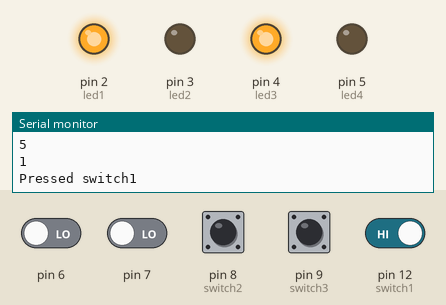
Bench run of a sketch on a simulated Arduino Uno, built with avr-gcc and run on an emulated ATmega328P. Shown: output pins drawn as LEDs (lit = HIGH), the last lines printed to the serial monitor. Inputs (shaded band) come from the test bench; at power-on: pin 8 (switch2), pin 9 (switch3), pin 12 (switch1) HIGH, pin 6, pin 7 LOW. Random numbers use the default seed unless the sketch sets one.

Above: at 3.3 s.
3.4 s: pin 6 driven HIGH and pin 12 (switch1) driven LOW
At 7.5 s:
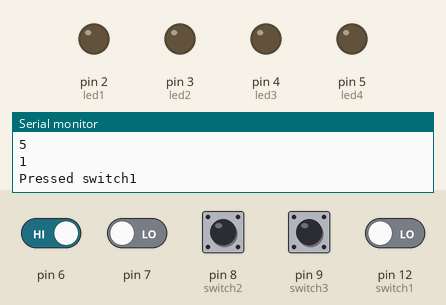
11.5 s: pin 12 (switch1) driven HIGH
At 13.8 s:
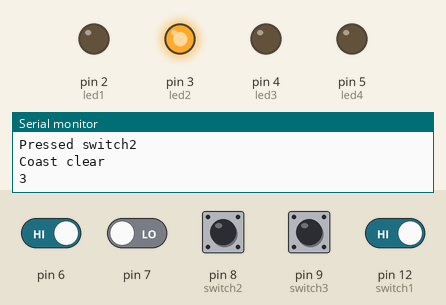
36.1 s: pin 12 (switch1) driven LOW
At 37.4 s:
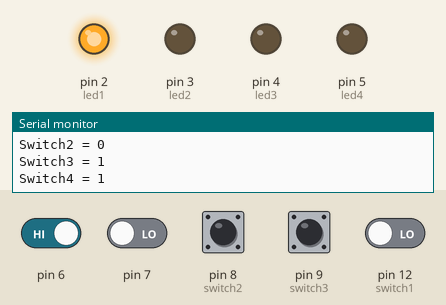
Timing chart, 0 to 51.1 s (numbered marks = the images above; inputs shaded):
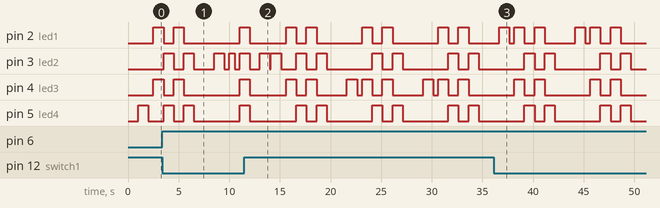

Measured:
- by itself, pin 2 (led1), pin 5 (led4): repeats every 7.5 s: HIGH 1.0 s, LOW 1.0 s, HIGH 1.0 s, LOW 4.5 s
- by itself, pin 4 (led3): repeats every 7.5 s: HIGH 1.0 s, LOW 1.0 s, HIGH 1.0 s, LOW 3.0 s, HIGH 1.0 s, LOW 0.50 s

The sketch:

SimonSays.ino
```cpp
int arrayBoard[10] = {0, 0, 0, 0, 0, 0, 0, 0, 0, 0};
int arrayPlayer[10] = {0, 0, 0, 0, 0, 0, 0, 0, 0, 0};
int counter = 0;
int playerCounter = 0;

int led1 = 2;
int led2 = 3;
int led3 = 4;
int led4 = 5;

int switch1 = 12;
int switch2 = 8;
int switch3 = 9;
int switch4 = 11;

int idleValue = 0;

void clearArray(int* array) {
  for(int i=0; i<10; i++) {
    array[i] = 0;
  }
}

boolean anyKeyPressed() {
 for(int i=1; i<5; ++i) {
   Serial.print("Switch");
   Serial.print(i);
   Serial.print(" = ");
   Serial.println(digitalRead(i+5));
 }
 return digitalRead(switch1) || digitalRead(switch2) || digitalRead(switch3) || digitalRead(switch4);
}

int keyPressed() {
  if(digitalRead(switch1)) {
   return led1;
  } else if(digitalRead(switch2)) {
   return led2;
  } else if(digitalRead(switch3)) {
   return led3;
  } else if(digitalRead(switch4)) {
   return led4;
  }
}

void pressPlay() {
  Serial.println("Not yet playing");
  if(!anyKeyPressed()) {
      int led = (idleValue++ % 4) + 2;
      digitalWrite(led, !digitalRead(led));
      delay(500);
      Serial.println("Still not playing");
    } else {
      clearLeds();
      delay(1000);
      generatePlay();
  }
}

void validPlay() {
  digitalWrite(arrayBoard[playerCounter], HIGH);
  delay(500);
  digitalWrite(arrayBoard[playerCounter++], LOW);
  delay(500);
}

void generatePlay() {
  arrayBoard[counter] = random(2, 6);
  digitalWrite(arrayBoard[counter], HIGH);
  delay(1000);
  digitalWrite(arrayBoard[counter++], LOW);
  Serial.println("Now playing");
  Serial.println(arrayBoard[counter-1]);
  playerCounter = 0;
}

void getNextPlay() {
  for(int i=0; i<counter; ++i) {
    Serial.println(arrayBoard[i]);
    digitalWrite(arrayBoard[i], HIGH);
    delay(1000);
    digitalWrite(arrayBoard[i], LOW);
    delay(100);
  }
  generatePlay();
}

void blinkWrong() {
  digitalWrite(led1, HIGH);
  digitalWrite(led2, LOW);
  digitalWrite(led3, HIGH);
  digitalWrite(led4, LOW);
  delay(1000);
  digitalWrite(led1, LOW);
  digitalWrite(led2, HIGH);
  digitalWrite(led3, LOW);
  digitalWrite(led4, HIGH);
  delay(1000);
}

void blinkRight() {
  digitalWrite(led1, HIGH);
  digitalWrite(led2, HIGH);
  digitalWrite(led3, HIGH);
  digitalWrite(led4, HIGH);
  delay(1000);
  digitalWrite(led1, LOW);
  digitalWrite(led2, LOW);
  digitalWrite(led3, LOW);
  digitalWrite(led4, LOW);
  delay(1000);
}

void clearLeds () {
  digitalWrite(led1, LOW);
  digitalWrite(led2, LOW);
  digitalWrite(led3, LOW);
  digitalWrite(led4, LOW);
}

void reset() {
  clearArray(arrayBoard);
  clearArray(arrayPlayer);
  counter = 0;
  playerCounter = 0;
  clearLeds();
}

void endGame(boolean victory) {
  if(victory) {
    blinkRight();
    blinkRight();
  } else {
    blinkWrong();
    blinkWrong();
  }
  reset();
  delay(1000);
}

void playOrGameWon() {
  if(playerCounter == counter) {
    blinkRight();
    if(counter == 10) {
      endGame(true);
    }
    getNextPlay();
  }
}

void setup() {
  Serial.begin(9600);

  pinMode(led1, OUTPUT);
  pinMode(led2, OUTPUT);
  pinMode(led3, OUTPUT);
  pinMode(led4, OUTPUT);

  digitalWrite(led1, LOW);
  digitalWrite(led2, LOW);
  digitalWrite(led3, LOW);
  digitalWrite(led4, LOW);

  pinMode(switch1, INPUT_PULLUP);
  pinMode(switch2, INPUT_PULLUP);
  pinMode(switch3, INPUT_PULLUP);
  pinMode(switch4, INPUT_PULLUP);
}

void loop() {
  Serial.println(digitalRead(switch1));

  if(arrayBoard[0] == 0) {
    pressPlay();
  } else {
    int key = keyPressed();
    if(key != 0) {
      Serial.print("Pressed switch");
      Serial.println(key - 1);
      arrayPlayer[playerCounter] = key;
      if(arrayPlayer[playerCounter] == arrayBoard[playerCounter]) {
        Serial.println("Coast clear");
        validPlay();
      } else {
        endGame(false);
        return;
      }
      playOrGameWon();
    }
  }
  delay(500);
}
```
